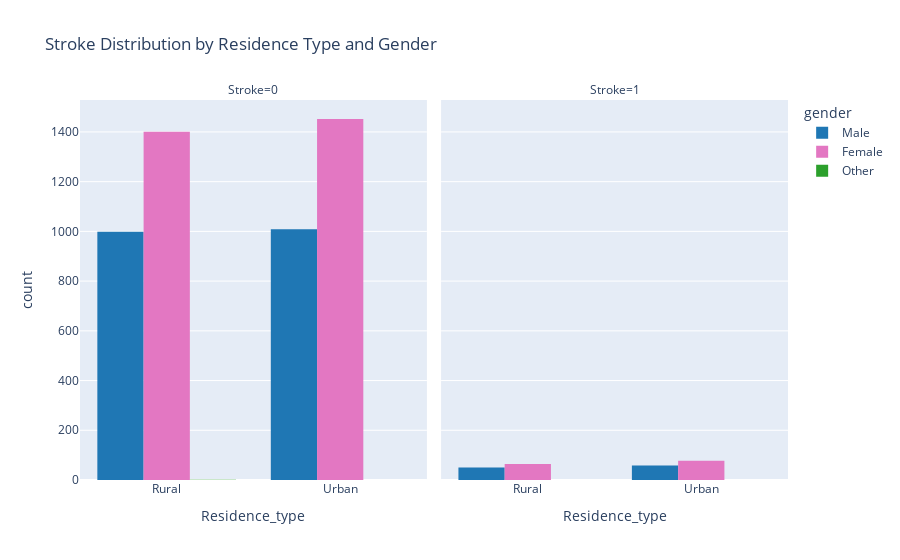

Notebook source saved alongside this figure:
### Code cell
#histogram: Stroke Distribution by Residence Type and Gender

fig = px.histogram(
    data, 
    x='Residence_type', 
    color='gender', 
    barmode='group', 
    facet_col='stroke',
    category_orders={'stroke': [0, 1]},
    title='Stroke Distribution by Residence Type and Gender',
    labels={'stroke': 'Stroke'},
    color_discrete_map={
        'Male': '#1f77b4',    # blue
        'Female': '#e377c2',  # pink
        'Other': '#2ca02c'    # green
    }
)
fig.show()

### Figure 1 — Plotly figure (JSON) as saved in the notebook; plotly's stock layout.template omitted (floating-point values rounded to 4 significant figures; data arrays with more than 128 entries replaced by an {"elided": "..."} marker saying what was removed)
{"data": [{"alignmentgroup": "True", "bingroup": "x", "hovertemplate": "gender=Male<br>Stroke=0<br>Residence_type=%{x}<br>count=%{y}<extra></extra>", "legendgroup": "Male", "marker": {"color": "#1f77b4", "pattern": {"shape": ""}}, "name": "Male", "offsetgroup": "Male", "orientation": "v", "showlegend": true, "type": "histogram", "x": {"elided": "2007 str values"}, "xaxis": "x", "yaxis": "y"}, {"alignmentgroup": "True", "bingroup": "x", "hovertemplate": "gender=Female<br>Stroke=0<br>Residence_type=%{x}<br>count=%{y}<extra></extra>", "legendgroup": "Female", "marker": {"color": "#e377c2", "pattern": {"shape": ""}}, "name": "Female", "offsetgroup": "Female", "orientation": "v", "showlegend": true, "type": "histogram", "x": {"elided": "2853 str values"}, "xaxis": "x", "yaxis": "y"}, {"alignmentgroup": "True", "bingroup": "x", "hovertemplate": "gender=Other<br>Stroke=0<br>Residence_type=%{x}<br>count=%{y}<extra></extra>", "legendgroup": "Other", "marker": {"color": "#2ca02c", "pattern": {"shape": ""}}, "name": "Other", "offsetgroup": "Other", "orientation": "v", "showlegend": true, "type": "histogram", "x": ["Rural"], "xaxis": "x", "yaxis": "y"}, {"alignmentgroup": "True", "bingroup": "x", "hovertemplate": "gender=Male<br>Stroke=1<br>Residence_type=%{x}<br>count=%{y}<extra></extra>", "legendgroup": "Male", "marker": {"color": "#1f77b4", "pattern": {"shape": ""}}, "name": "Male", "offsetgroup": "Male", "orientation": "v", "showlegend": false, "type": "histogram", "x": ["Urban", "Rural", "Urban", "Rural", "Urban", "Urban", "Urban", "Urban", "Rural", "Urban", "Rural", "Rural", "Urban", "Rural", "Urban", "Rural", "Urban", "Urban", "Rural", "Rural", "Rural", "Urban", "Urban", "Urban", "Rural", "Urban", "Urban", "Rural", "Urban", "Urban", "Urban", "Urban", "Urban", "Urban", "Rural", "Urban", "Urban", "Rural", "Urban", "Rural", "Rural", "Urban", "Urban", "Urban", "Rural", "Rural", "Urban", "Urban", "Urban", "Rural", "Urban", "Rural", "Rural", "Urban", "Rural", "Rural", "Urban", "Urban", "Rural", "Urban", "Rural", "Rural", "Urban", "Urban", "Urban", "Urban", "Urban", "Urban", "Rural", "Rural", "Rural", "Rural", "Rural", "Urban", "Urban", "Urban", "Rural", "Urban", "Rural", "Urban", "Urban", "Rural", "Rural", "Urban", "Rural", "Rural", "Rural", "Urban", "Urban", "Rural", "Urban", "Rural", "Urban", "Urban", "Rural", "Urban", "Rural", "Rural", "Rural", "Urban", "Urban", "Rural", "Urban", "Rural", "Rural", "Rural", "Rural", "Rural"], "xaxis": "x2", "yaxis": "y2"}, {"alignmentgroup": "True", "bingroup": "x", "hovertemplate": "gender=Female<br>Stroke=1<br>Residence_type=%{x}<br>count=%{y}<extra></extra>", "legendgroup": "Female", "marker": {"color": "#e377c2", "pattern": {"shape": ""}}, "name": "Female", "offsetgroup": "Female", "orientation": "v", "showlegend": false, "type": "histogram", "x": {"elided": "141 str values"}, "xaxis": "x2", "yaxis": "y2"}], "layout": {"annotations": [{"font": {}, "showarrow": false, "text": "Stroke=0", "x": 0.245, "xanchor": "center", "xref": "paper", "y": 1, "yanchor": "bottom", "yref": "paper"}, {"font": {}, "showarrow": false, "text": "Stroke=1", "x": 0.755, "xanchor": "center", "xref": "paper", "y": 1, "yanchor": "bottom", "yref": "paper"}], "barmode": "group", "legend": {"title": {"text": "gender"}, "tracegroupgap": 0}, "title": {"text": "Stroke Distribution by Residence Type and Gender"}, "xaxis": {"anchor": "y", "domain": [0, 0.49], "title": {"text": "Residence_type"}}, "xaxis2": {"anchor": "y2", "domain": [0.51, 1], "matches": "x", "title": {"text": "Residence_type"}}, "yaxis": {"anchor": "x", "domain": [0, 1], "title": {"text": "count"}}, "yaxis2": {"anchor": "x2", "domain": [0, 1], "matches": "y", "showticklabels": false}}}
